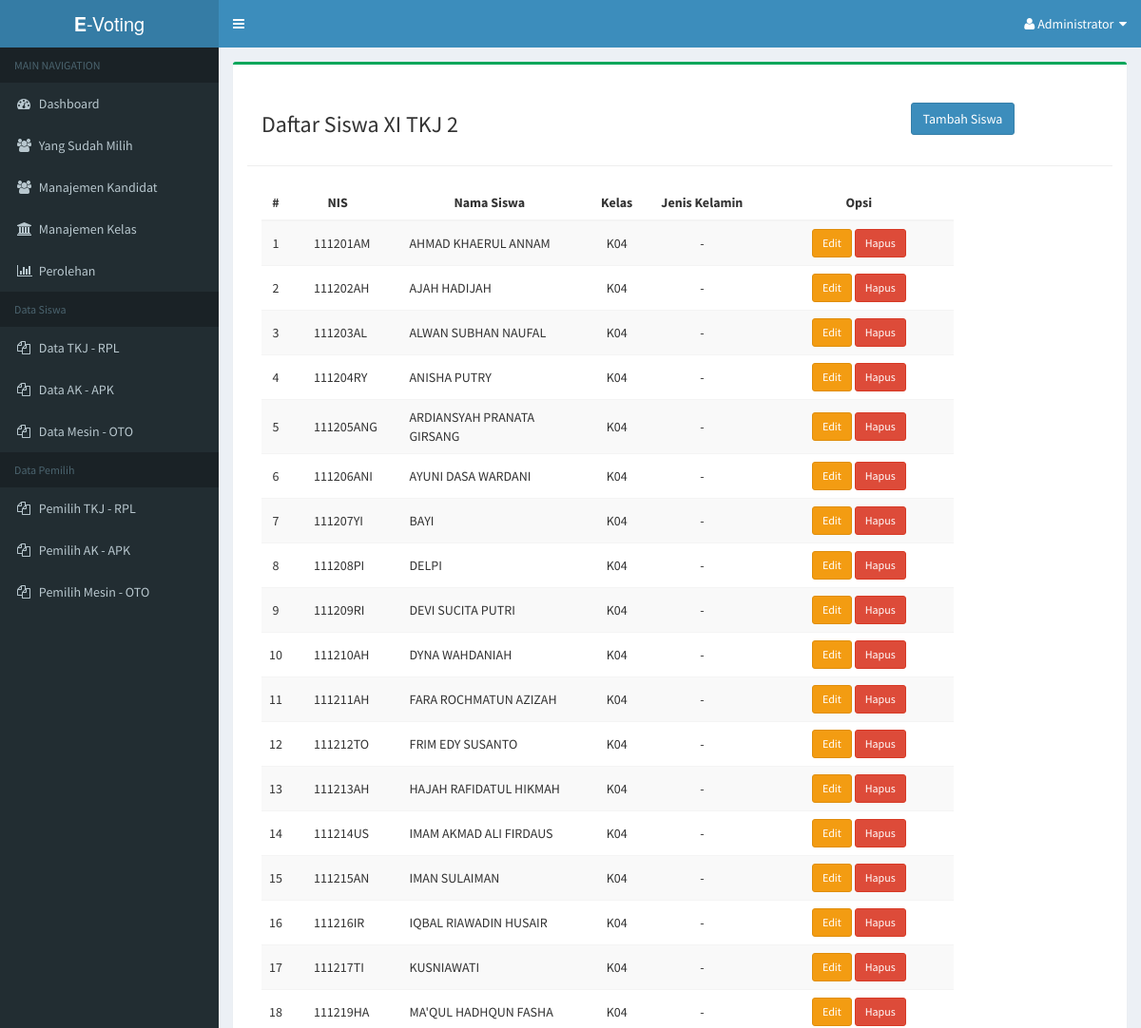
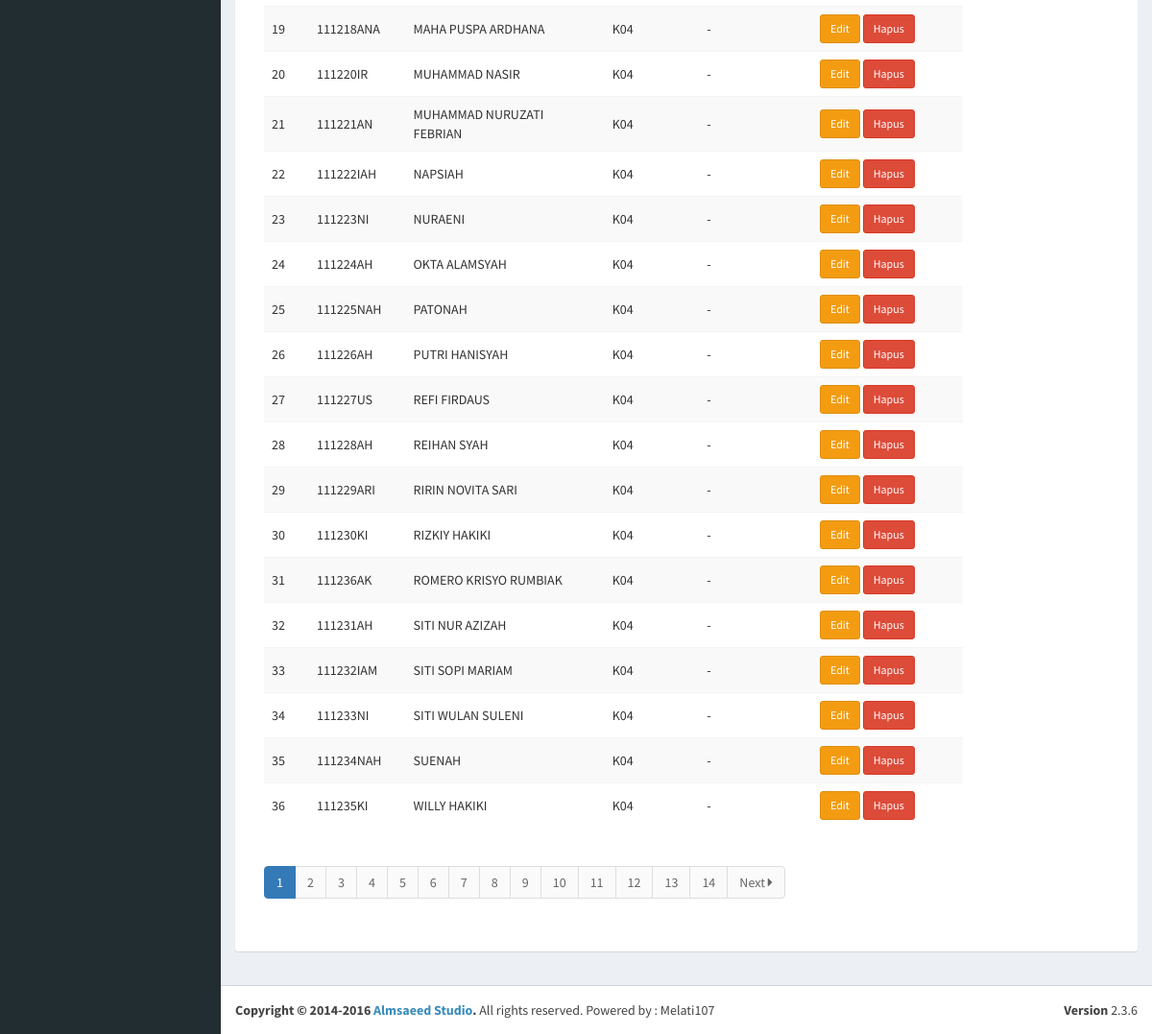
The page /admin/dashboard.php?page=XI-TKJ-2 (signed in) on the database its author committed (2 pictures, top to bottom).
### tables this page shows
CREATE TABLE IF NOT EXISTS `t_user` (
  `id_user` varchar(10) NOT NULL,
  `fullname` varchar(50) NOT NULL,
  `id_kelas` varchar(3) NOT NULL,
  `jk` enum('L','P') NOT NULL,
  `pemilih` enum('Y','N') NOT NULL DEFAULT 'Y'
);

### admin/siswa-kelas/XI-TKJ-2.php (the view, shortened to what this page needs)
<div class="row">
   <div class="col-md-9 col-sm-9">
      <h3>Daftar Siswa XI TKJ 2</h3>
   </div>
   <div class="col-md-3 col-sm-3" style="padding-top:10px;">
      <a class="btn btn-primary" href="?page=user&action=tambah">Tambah Siswa</a>
   </div>
   <hr />
   <div class="col-md-10 col-sm-12">
      <table class="table table-striped table-hover">
            <thead>
                  <tr>
                  <th style="text-align:center;">#</th>
                  <th style="text-align:center;">NIS</th>
                  <th style="text-align:center;">Nama Siswa</th>
                  <th style="text-align:center">Kelas</th>
                  <th width="130px" style="text-align:center;">Jenis Kelamin</th>
                  <th width="200px" style="text-align:center;">Opsi</th>
                  </tr>
            </thead>
            <tbody>
                  <?php
                  require('../include/connection.php');
                  if (isset($_GET['hlm'])) {
                              $hlm = $_GET['hlm'];
                              $no  = (100*$hlm) - 99;
                        } else {
                              $hlm = 1;
                              $no  = 1;
                        }
                  $sql = mysqli_query($con, "SELECT * FROM t_user  WHERE id_kelas='K04' ORDER BY fullname ASC ");
                  if (mysqli_num_rows($sql) > 0) {
                  while($data = mysqli_fetch_array($sql)) {
                        ?>
                        <tr>
                        <td style="text-align:center;vertical-align:middle;">
                              <?php echo $no++; ?>
                        </td>
                        <td style="padding-left:25px;vertical-align:middle;">
                              <?php echo $data['id_user']; ?>
                        </td>
                        <td style="padding-left:25px;vertical-align:middle;">
                              <?php echo $data['fullname']; ?>
                        </td>
                        <td style="text-align:center;vertical-align:middle;">
                              <?php echo $data['id_kelas']; ?>
                        </td>
                        <td style="text-align:center;vertical-align:middle;">
                            -
                        </td>
                        <td style="text-align:center;vertical-align:middle;">
                              <a href="?page=user&action=edit&id=<?php echo $data['id_user']; ?>" class="btn btn-warning btn-sm">
                              Edit
                              </a>
                              <a href="?page=user&action=hapus&id=<?php echo $data['id_user']; ?>" onclick="return confirm('Yakin ingin menghapus user ini ?');" class="btn btn-danger btn-sm">
                              Hapus
                              </a>
                        </td>
                        </tr>
                        <?php
                  }
                  } else {
                  echo "<tr>
                              <td colspan='5' style='text-align:center;'><h4>Belum ada data</h4></td>
                        </tr>";
                  }
                  ?>
            </tbody>
      </table>
      <?php
      echo '<ul class="pagination">';
      ?>
      <?php
         $hitung = mysqli_num_rows(mysqli_query($con, "SELECT * FROM t_user"));
         $total  = ceil($hitung / 100);
         for ($i = 1; $i <= $total ; $i++) {
      ?>
            <li <?php if ($hlm != $i) { echo 'class="waves-effect"'; } else { echo 'class="active"'; } ?>>
               <a href="?page=user&hlm=<?php  echo $i; ?>">
                  <?php  echo $i; ?>
               </a>
            </li>
         <?php
         }
         if ($hlm < $total) {
            $next = $hlm + 1;
         ?>
            <li class="waves-effect">
               <a href="?page=user&hlm=<?php  echo $next; ?>">
                  Next <i class='fa fa-caret-right'></i>
               </a>
            </li>
         <?php
         }
      echo '</ul>';
      ?>
      </div>
</div>

### rows shown on the page
t_user: id_user "111201AM", fullname "AHMAD KHAERUL ANNAM", id_kelas "K04"
t_user: id_user "111202AH", fullname "AJAH HADIJAH", id_kelas "K04"
t_user: id_user "111203AL", fullname "ALWAN SUBHAN NAUFAL", id_kelas "K04"
t_user: id_user "111204RY", fullname "ANISHA PUTRY", id_kelas "K04"
t_user: id_user "111205ANG", fullname "ARDIANSYAH PRANATA GIRSANG", id_kelas "K04"
t_user: id_user "111206ANI", fullname "AYUNI DASA WARDANI", id_kelas "K04"
t_user: id_user "111207YI", fullname "BAYI", id_kelas "K04"
t_user: id_user "111208PI", fullname "DELPI", id_kelas "K04"
t_user: id_user "111209RI", fullname "DEVI SUCITA PUTRI", id_kelas "K04"
t_user: id_user "111210AH", fullname "DYNA WAHDANIAH", id_kelas "K04"
t_user: id_user "111211AH", fullname "FARA ROCHMATUN AZIZAH", id_kelas "K04"
t_user: id_user "111212TO", fullname "FRIM EDY SUSANTO", id_kelas "K04"
t_user: id_user "111213AH", fullname "HAJAH RAFIDATUL HIKMAH", id_kelas "K04"
t_user: id_user "111214US", fullname "IMAM AKMAD ALI FIRDAUS", id_kelas "K04"
t_user: id_user "111215AN", fullname "IMAN SULAIMAN", id_kelas "K04"
t_user: id_user "111216IR", fullname "IQBAL RIAWADIN HUSAIR", id_kelas "K04"
t_user: id_user "111217TI", fullname "KUSNIAWATI", id_kelas "K04"
t_user: id_user "111219HA", fullname "MA'QUL HADHQUN FASHA", id_kelas "K04"
t_user: id_user "111218ANA", fullname "MAHA PUSPA ARDHANA", id_kelas "K04"
t_user: id_user "111220IR", fullname "MUHAMMAD NASIR", id_kelas "K04"
t_user: id_user "111221AN", fullname "MUHAMMAD NURUZATI FEBRIAN", id_kelas "K04"
t_user: id_user "111222IAH", fullname "NAPSIAH", id_kelas "K04"
t_user: id_user "111223NI", fullname "NURAENI", id_kelas "K04"
t_user: id_user "111224AH", fullname "OKTA ALAMSYAH", id_kelas "K04"
t_user: id_user "111225NAH", fullname "PATONAH", id_kelas "K04"
t_user: id_user "111226AH", fullname "PUTRI HANISYAH", id_kelas "K04"
t_user: id_user "111227US", fullname "REFI FIRDAUS", id_kelas "K04"
t_user: id_user "111228AH", fullname "REIHAN SYAH", id_kelas "K04"
t_user: id_user "111229ARI", fullname "RIRIN NOVITA SARI", id_kelas "K04"
t_user: id_user "111230KI", fullname "RIZKIY HAKIKI", id_kelas "K04"
t_user: id_user "111236AK", fullname "ROMERO KRISYO RUMBIAK", id_kelas "K04"
t_user: id_user "111231AH", fullname "SITI NUR AZIZAH", id_kelas "K04"
t_user: id_user "111232IAM", fullname "SITI SOPI MARIAM", id_kelas "K04"
t_user: id_user "111233NI", fullname "SITI WULAN SULENI", id_kelas "K04"
t_user: id_user "111234NAH", fullname "SUENAH", id_kelas "K04"
t_user: id_user "111235KI", fullname "WILLY HAKIKI", id_kelas "K04"
